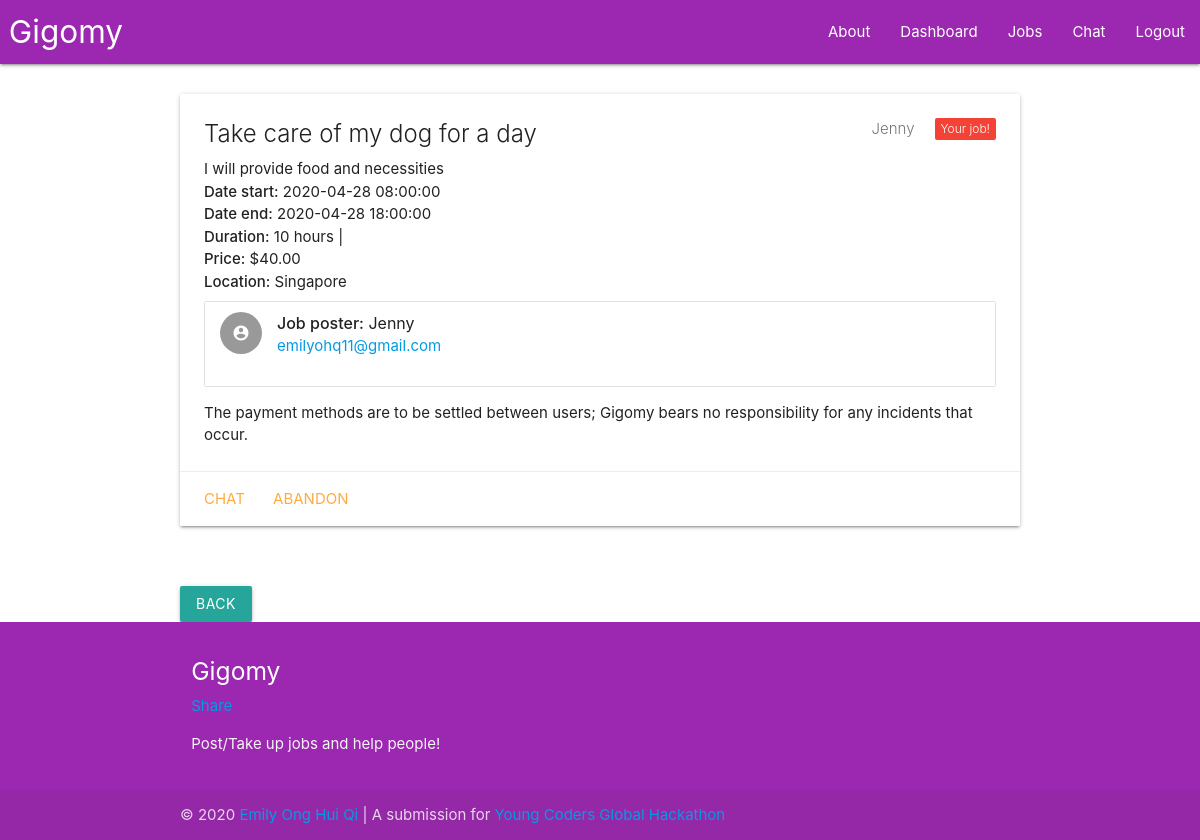
/see/2 (signed in), run on an earlier commit of the app's database.
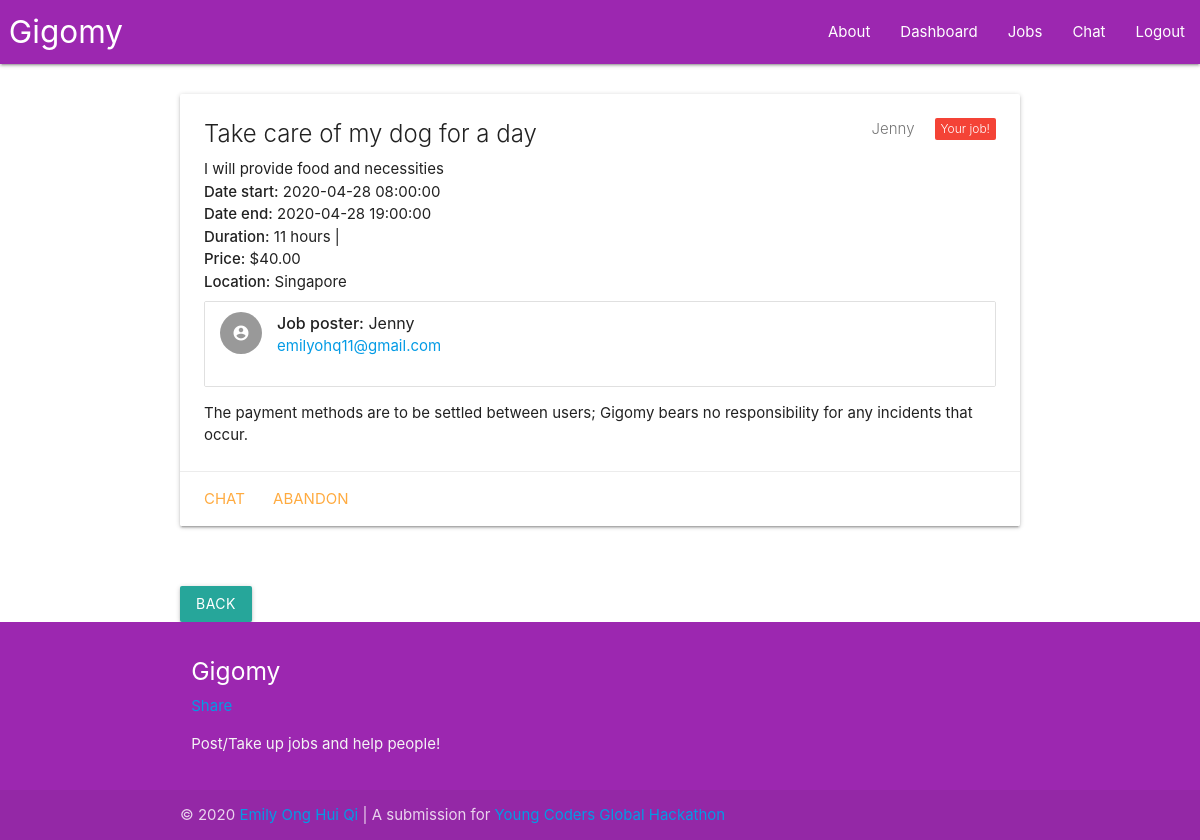
And on a later commit of the database.
### main.py (models this page shows)
class Job(db.Model):
    jobID = db.Column(db.Integer, unique = True, autoincrement = True, nullable = False, index = True, primary_key = True)
    jobTitle = db.Column(db.String, index = True, nullable = False)
    jobDescription = db.Column(db.String, nullable = False)
    jobLocation = db.Column(db.String, nullable = True)
    jobPrice = db.Column(db.Float, index = True, nullable = False)
    jobDatePosted = db.Column(db.DateTime, index = True, nullable = False)
    jobDateStart = db.Column(db.DateTime, index = True, nullable = True)
    jobDateEnd = db.Column(db.DateTime, index = True, nullable = True)
    jobSender = db.Column(db.String, db.ForeignKey("user.username"), nullable = False)
    jobReceiver = db.Column(db.String, db.ForeignKey("user.username"), nullable = True)

### main.py (the view)
@app.route ("/see/<id>")
@login_required
def see (id):
    job_ = Job.query.filter_by(jobID = id).first()
    if job_ is None:
        return redirect(url_for("index", _scheme="https", _external=True))
    else:
        jobStatus = getJobStatus(session)
        job = processJob(job_)
        currentUser = getUser(current_user)
        jobSender_ = User.query.filter_by(username = job["jobSender"]).first()
        jobSender = getUser(jobSender_)
        return render_template("see.html", job=job, currentUser=currentUser,
                                jobSender=jobSender, jobStatus_=json.dumps(jobStatus))

### main.py (called while the page is built)
def getUser (user):
    currentUser = {"username": user.username,
                    "email": user.email,
                    "avatar": user.avatar}
    return currentUser

def getJobStatus (data):
    jobStatus = {}
    if data:
        if "abandonedJob" in data:
            data.pop("abandonedJob")
            jobStatus["abandonedJob"] = 1
        if "editedJob" in data:
            data.pop("editedJob")
            jobStatus["editedJob"] = 1
        if "takenUpJob" in data:
            data.pop("takenUpJob")
            jobStatus["takenUpJob"] = 1
        if "deletedJob" in data:
            data.pop("deletedJob")
            jobStatus["deletedJob"] = 1
    return jobStatus

@login.user_loader
def load_user(username):
    return User.query.get(username)

### templates/see.html (shortened to what this page needs)
{% extends "base.html" %}
{% block content %}
  <div id={{job["jobID"]}} class="card darken-1">
    <div class="card-content">
      <span class="card-title">
        {% if job["jobReceiver"] %}
          {% if job["jobReceiver"] == current_user["username"] %}
            <span class="red new badge" data-badge-caption="Your job!"></span>
          {% else %}
            <span class="red new badge" data-badge-caption="Already taken!"></span>
          {% endif %}
        {% else %}
          <span class="new badge" data-badge-caption="Not yet taken!"></span>
        {% endif %}
        <span class="badge">{{job["jobSender"]}}</span>
        {{job["jobTitle"]}}
      </span>
      <p>{{job["jobDescription"]}}</p>
      <p><strong>Date start:</strong> {{job["jobDateStart"]}}</p>
      <p><strong>Date end:</strong> {{job["jobDateEnd"]}}</p>
      <p><strong>Duration:</strong> {{job["jobDuration"]}}</p>
      <p><strong>Price:</strong> {{job["jobPrice"]}}</p>
      <p><strong>Location:</strong> {{job["jobLocation"]}}</p>
      <ul class="collection">
        <li class="collection-item avatar">
          <i class="material-icons circle">account_circle</i>
          <span class="title"><strong>Job poster:</strong> {{jobSender["username"]}}</span>
          <p><a href="mailto:{{jobSender['email']}}?subject=Gigomy">{{jobSender["email"]}}</a></p>
        </li>
      </ul>
      <p>
        The payment methods are to be settled between users; Gigomy bears no responsibility for any incidents that occur.
      </p>
    </div>
    <div class="card-action">
      <a href="{{url_for('chat', username=jobSender['username'])}}">Chat</a>
      {% if job["jobReceiver"] == currentUser["username"] %}
        <a href="{{url_for('abandonJob', jobID=job['jobID'])}}">Abandon</a>
      {% endif %}
      {% if jobSender["username"] == currentUser["username"] %}
          {% import "forms/setJob.html" as setJobForm %}
          {% set dateStart, timeStart = (job["jobDateStart"]|string).split(" ") %}
          {% set dateEnd, timeEnd = (job["jobDateEnd"]|string).split(" ") %}
          {% set _, price = (job["jobPrice"]|string).split("$") %}
          {% set action = "editJob/" + (job['jobID']|string) %}
      {% endif %}
    </div>
  </div>
  <br/><br/>
  <a href="/"><button type="button" class="btn btn-light">Back</button></a>
{% endblock content %}

What changed in the data, as far as the page shows it:
changed Job "Take care of my dog for a day": jobDateEnd "2020-04-28 18:00:00" → "2020-04-28 19:00:00"
Also different on the page:
{{ job["jobDuration"] }}: "10 hours |" → "11 hours |"
